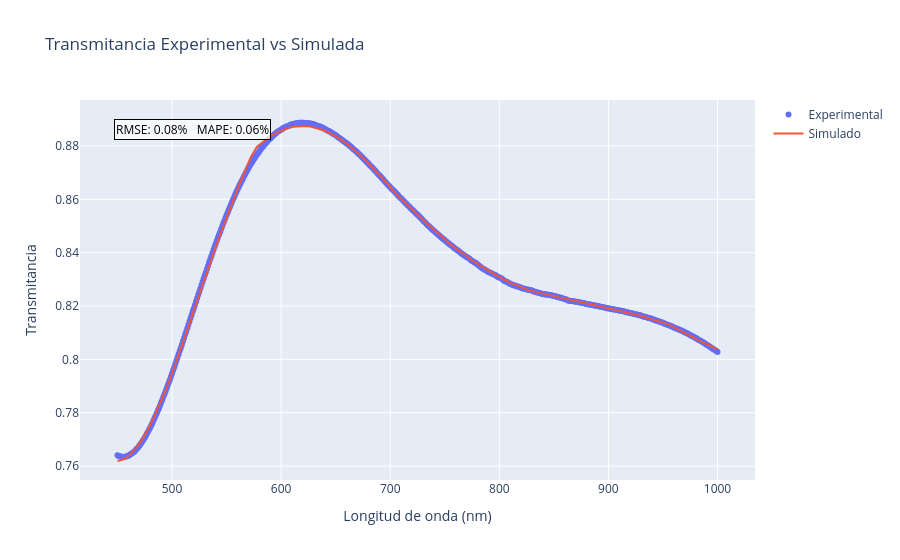
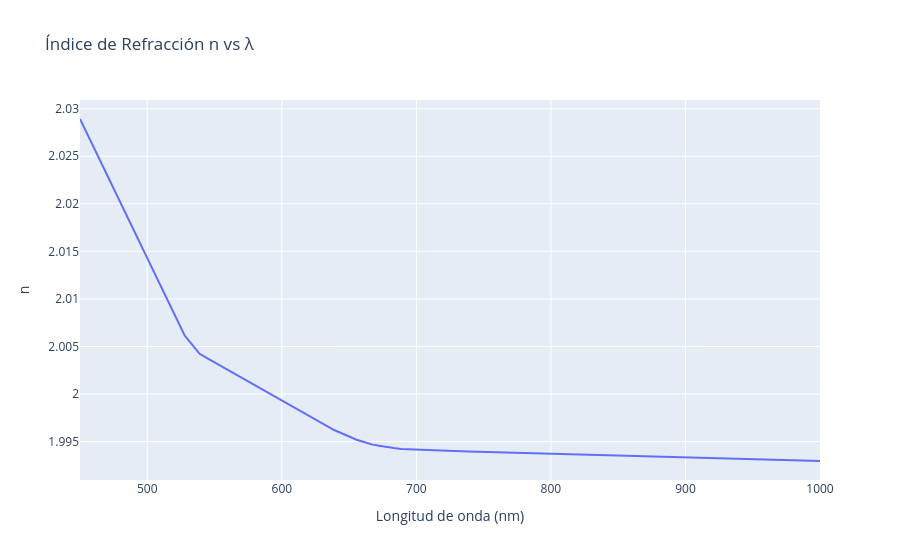
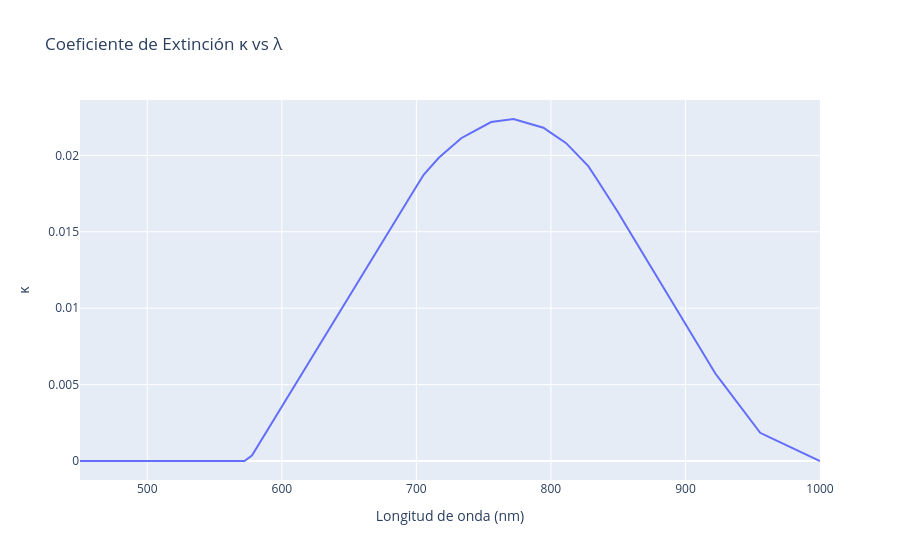

The code cell stored with these charts, in order, in its notebook:
### Code cell
import numpy as np
import plotly.graph_objects as go
from scipy.interpolate import interp1d

# === Archivos ===
filename_sim = r"C:\Users\Gabo\Computacional\LabAvanzadoII\ITO_result_PUMA\ITO_s70_450-1000.txt"
filename_exp = r"C:\Users\Gabo\Computacional\LabAvanzadoII\ITO_filtrado\ITO_filtrado_450-1000.txt"

# === Parser por secciones usando encabezados como marcadores ===
block_nk = []   # λ, n, kappa
block_t  = []   # λ, T simulada

current_section = None

with open(filename_sim, "r") as f:
    for line in f:
        line_strip = line.strip()

        # Detectar inicio de sección
        if "REFRACTIVE INDICES AND ABSORPTION" in line_strip:
            current_section = "nk"
            continue
        elif "TRANSMITTANCE WITH THE ESTIMATED" in line_strip:
            current_section = "t"
            continue

        # Saltar líneas de encabezado o vacías
        if not line_strip or line_strip.startswith("lambda") or line_strip.startswith("Film"):
            continue

        # Parsear línea numérica
        try:
            vals = list(map(float, line_strip.split()))
            if current_section == "nk" and len(vals) == 3:
                block_nk.append(vals)
            elif current_section == "t" and len(vals) == 2:
                block_t.append(vals)
        except:
            continue

block_nk = np.array(block_nk)
block_t  = np.array(block_t)

# === Extraer variables ===
lambda_nk = block_nk[:, 0]
n         = block_nk[:, 1]
kappa     = block_nk[:, 2]

lambda_t  = block_t[:, 0]
T_sim     = block_t[:, 1]

print(f"Puntos n/κ  : {len(lambda_nk)}")
print(f"Puntos T sim: {len(lambda_t)}")

# === Cargar datos experimentales ===
exp_data   = np.loadtxt(filename_exp, skiprows=1)
lambda_exp = exp_data[:, 0]
T_exp      = exp_data[:, 1]

# === Interpolación de T_sim a puntos experimentales ===
interp_T     = interp1d(lambda_t, T_sim, kind='linear', fill_value="extrapolate")
T_sim_interp = interp_T(lambda_exp)

# === Calcular errores ===
rmse          = np.sqrt(np.mean((T_sim_interp - T_exp)**2))
percent_rmse  = rmse / np.mean(T_exp) * 100
mape          = np.mean(np.abs(T_sim_interp - T_exp) / T_exp) * 100

print(f"RMSE relativo : {percent_rmse:.2f} %")
print(f"MAPE          : {mape:.2f} %")

# === Coeficiente de absorción α ===
h_c   = 1240                                      # eV·nm
E     = h_c / lambda_nk                           # eV
alpha = 4 * np.pi * kappa / (lambda_nk * 1e-7)   # cm⁻¹

# === Función para guardar HTML ===
def save_plot_html(fig, fname_base):
    fig.write_html(f"{fname_base}.html")
    fig.show()

# === 1. Transmitancia ===
fig1 = go.Figure()
fig1.add_trace(go.Scatter(x=lambda_exp, y=T_exp,  mode="markers", name="Experimental"))
fig1.add_trace(go.Scatter(x=lambda_t,   y=T_sim,  mode="lines",   name="Simulado"))
fig1.add_annotation(
    text=f"RMSE: {percent_rmse:.2f}%   MAPE: {mape:.2f}%",
    xref="paper", yref="paper", x=0.05, y=0.95,
    showarrow=False, font=dict(size=12, color="black"),
    bgcolor="rgba(255,255,255,0.7)", bordercolor="black", borderwidth=1
)
fig1.update_layout(title="Transmitancia Experimental vs Simulada",
                   xaxis_title="Longitud de onda (nm)", yaxis_title="Transmitancia")
fig1.show()

# === 2. Índice de refracción n vs λ ===
fig2 = go.Figure()
fig2.add_trace(go.Scatter(x=lambda_nk, y=n, mode="lines", name="n"))
fig2.update_layout(title="Índice de Refracción n vs λ",
                   xaxis_title="Longitud de onda (nm)", yaxis_title="n")
fig2.show()

# === 3. Coeficiente de extinción κ vs λ ===
fig3 = go.Figure()
fig3.add_trace(go.Scatter(x=lambda_nk, y=kappa, mode="lines", name="κ"))
fig3.update_layout(title="Coeficiente de Extinción κ vs λ",
                   xaxis_title="Longitud de onda (nm)", yaxis_title="κ")
fig3.show()

### Figure 1 — Plotly figure (JSON) as saved in the notebook; plotly's stock layout.template omitted (floating-point values rounded to 4 significant figures; data arrays with more than 128 entries replaced by an {"elided": "..."} marker saying what was removed)
{"data": [{"mode": "markers", "name": "Experimental", "type": "scatter", "x": {"elided": "551 int values"}, "y": {"elided": "551 float values"}}, {"mode": "lines", "name": "Simulado", "type": "scatter", "x": [450, 455.6, 461.1, 466.7, 472.2, 477.8, 483.3, 488.9, 494.4, 500, 505.6, 511.1, 516.7, 522.2, 527.8, 533.3, 538.9, 544.4, 550, 555.6, 561.1, 566.7, 572.2, 577.8, 583.3, 588.9, 594.4, 600, 605.6, 611.1, 616.7, 622.2, 627.8, 633.3, 638.9, 644.4, 650, 655.6, 661.1, 666.7, 672.2, 677.8, 683.3, 688.9, 694.4, 700, 705.6, 711.1, 716.7, 722.2, 727.8, 733.3, 738.9, 744.4, 750, 755.6, 761.1, 766.7, 772.2, 777.8, 783.3, 788.9, 794.4, 800, 805.6, 811.1, 816.7, 822.2, 827.8, 833.3, 838.9, 844.4, 850, 855.6, 861.1, 866.7, 872.2, 877.8, 883.3, 888.9, 894.4, 900, 905.6, 911.1, 916.7, 922.2, 927.8, 933.3, 938.9, 944.4, 950, 955.6, 961.1, 966.7, 972.2, 977.8, 983.3, 988.9, 994.4, 1000], "y": [0.7619, 0.7626, 0.7642, 0.7666, 0.7698, 0.7738, 0.7783, 0.7834, 0.7889, 0.7948, 0.8011, 0.8076, 0.8142, 0.821, 0.8279, 0.8344, 0.8409, 0.8471, 0.8532, 0.8591, 0.8649, 0.8705, 0.8758, 0.8796, 0.8816, 0.8832, 0.8847, 0.8858, 0.8866, 0.8872, 0.8875, 0.8875, 0.8872, 0.8867, 0.8859, 0.8849, 0.8836, 0.8822, 0.8805, 0.8787, 0.8766, 0.8745, 0.8722, 0.8698, 0.8672, 0.8646, 0.8619, 0.8597, 0.8574, 0.8554, 0.8532, 0.851, 0.8491, 0.8471, 0.8451, 0.843, 0.8413, 0.8396, 0.8378, 0.8364, 0.835, 0.8335, 0.832, 0.8309, 0.8297, 0.8285, 0.8276, 0.8267, 0.8258, 0.8253, 0.8248, 0.8242, 0.8238, 0.8233, 0.8229, 0.8224, 0.8219, 0.8214, 0.8208, 0.8203, 0.8198, 0.8193, 0.8188, 0.8183, 0.8178, 0.8173, 0.8165, 0.8158, 0.8151, 0.8144, 0.8137, 0.8131, 0.8118, 0.8105, 0.8093, 0.8081, 0.807, 0.8059, 0.8048, 0.8038]}], "layout": {"annotations": [{"bgcolor": "rgba(255,255,255,0.7)", "bordercolor": "black", "borderwidth": 1, "font": {"color": "black", "size": 12}, "showarrow": false, "text": "RMSE: 0.08%   MAPE: 0.06%", "x": 0.05, "xref": "paper", "y": 0.95, "yref": "paper"}], "title": {"text": "Transmitancia Experimental vs Simulada"}, "xaxis": {"title": {"text": "Longitud de onda (nm)"}}, "yaxis": {"title": {"text": "Transmitancia"}}}}

### Figure 2 — Plotly figure (JSON) as saved in the notebook; plotly's stock layout.template omitted (floating-point values rounded to 4 significant figures)
{"data": [{"mode": "lines", "name": "n", "type": "scatter", "x": [450, 455.6, 461.1, 466.7, 472.2, 477.8, 483.3, 488.9, 494.4, 500, 505.6, 511.1, 516.7, 522.2, 527.8, 533.3, 538.9, 544.4, 550, 555.6, 561.1, 566.7, 572.2, 577.8, 583.3, 588.9, 594.4, 600, 605.6, 611.1, 616.7, 622.2, 627.8, 633.3, 638.9, 644.4, 650, 655.6, 661.1, 666.7, 672.2, 677.8, 683.3, 688.9, 694.4, 700, 705.6, 711.1, 716.7, 722.2, 727.8, 733.3, 738.9, 744.4, 750, 755.6, 761.1, 766.7, 772.2, 777.8, 783.3, 788.9, 794.4, 800, 805.6, 811.1, 816.7, 822.2, 827.8, 833.3, 838.9, 844.4, 850, 855.6, 861.1, 866.7, 872.2, 877.8, 883.3, 888.9, 894.4, 900, 905.6, 911.1, 916.7, 922.2, 927.8, 933.3, 938.9, 944.4, 950, 955.6, 961.1, 966.7, 972.2, 977.8, 983.3, 988.9, 994.4, 1000], "y": [2.029, 2.027, 2.026, 2.024, 2.022, 2.021, 2.019, 2.018, 2.016, 2.014, 2.013, 2.011, 2.009, 2.008, 2.006, 2.005, 2.004, 2.004, 2.003, 2.003, 2.002, 2.002, 2.002, 2.001, 2.001, 2.0, 2.0, 1.999, 1.999, 1.998, 1.998, 1.997, 1.997, 1.997, 1.996, 1.996, 1.996, 1.995, 1.995, 1.995, 1.995, 1.994, 1.994, 1.994, 1.994, 1.994, 1.994, 1.994, 1.994, 1.994, 1.994, 1.994, 1.994, 1.994, 1.994, 1.994, 1.994, 1.994, 1.994, 1.994, 1.994, 1.994, 1.994, 1.994, 1.994, 1.994, 1.994, 1.994, 1.994, 1.994, 1.994, 1.994, 1.994, 1.994, 1.993, 1.993, 1.993, 1.993, 1.993, 1.993, 1.993, 1.993, 1.993, 1.993, 1.993, 1.993, 1.993, 1.993, 1.993, 1.993, 1.993, 1.993, 1.993, 1.993, 1.993, 1.993, 1.993, 1.993, 1.993, 1.993]}], "layout": {"title": {"text": "Índice de Refracción n vs λ"}, "xaxis": {"title": {"text": "Longitud de onda (nm)"}}, "yaxis": {"title": {"text": "n"}}}}

### Figure 3 — Plotly figure (JSON) as saved in the notebook; plotly's stock layout.template omitted (floating-point values rounded to 4 significant figures)
{"data": [{"mode": "lines", "name": "κ", "type": "scatter", "x": [450, 455.6, 461.1, 466.7, 472.2, 477.8, 483.3, 488.9, 494.4, 500, 505.6, 511.1, 516.7, 522.2, 527.8, 533.3, 538.9, 544.4, 550, 555.6, 561.1, 566.7, 572.2, 577.8, 583.3, 588.9, 594.4, 600, 605.6, 611.1, 616.7, 622.2, 627.8, 633.3, 638.9, 644.4, 650, 655.6, 661.1, 666.7, 672.2, 677.8, 683.3, 688.9, 694.4, 700, 705.6, 711.1, 716.7, 722.2, 727.8, 733.3, 738.9, 744.4, 750, 755.6, 761.1, 766.7, 772.2, 777.8, 783.3, 788.9, 794.4, 800, 805.6, 811.1, 816.7, 822.2, 827.8, 833.3, 838.9, 844.4, 850, 855.6, 861.1, 866.7, 872.2, 877.8, 883.3, 888.9, 894.4, 900, 905.6, 911.1, 916.7, 922.2, 927.8, 933.3, 938.9, 944.4, 950, 955.6, 961.1, 966.7, 972.2, 977.8, 983.3, 988.9, 994.4, 1000], "y": [0, 0, 0, 0, 0, 0, 0, 0, 0, 0, 0, 0, 0, 0, 0, 0, 0, 0, 0, 0, 0, 0, 0, 0.0003608, 0.001164, 0.001967, 0.00277, 0.003574, 0.004377, 0.00518, 0.005983, 0.006786, 0.00759, 0.008393, 0.009196, 0.009999, 0.0108, 0.01161, 0.01241, 0.01321, 0.01402, 0.01482, 0.01562, 0.01641, 0.01719, 0.01796, 0.01874, 0.01929, 0.01984, 0.02027, 0.02069, 0.02112, 0.02138, 0.02165, 0.02191, 0.02218, 0.02224, 0.02231, 0.02238, 0.02223, 0.02209, 0.02195, 0.0218, 0.02147, 0.02114, 0.02081, 0.02031, 0.0198, 0.0193, 0.01855, 0.01781, 0.01706, 0.01625, 0.01544, 0.01463, 0.01382, 0.01301, 0.0122, 0.01139, 0.01058, 0.009774, 0.008964, 0.008154, 0.007344, 0.006534, 0.005724, 0.005076, 0.004428, 0.00378, 0.003135, 0.002491, 0.001846, 0.001615, 0.001384, 0.001154, 0.000923, 0.0006922, 0.0004615, 0.0002307, 2.322e-12]}], "layout": {"title": {"text": "Coeficiente de Extinción κ vs λ"}, "xaxis": {"title": {"text": "Longitud de onda (nm)"}}, "yaxis": {"title": {"text": "κ"}}}}
